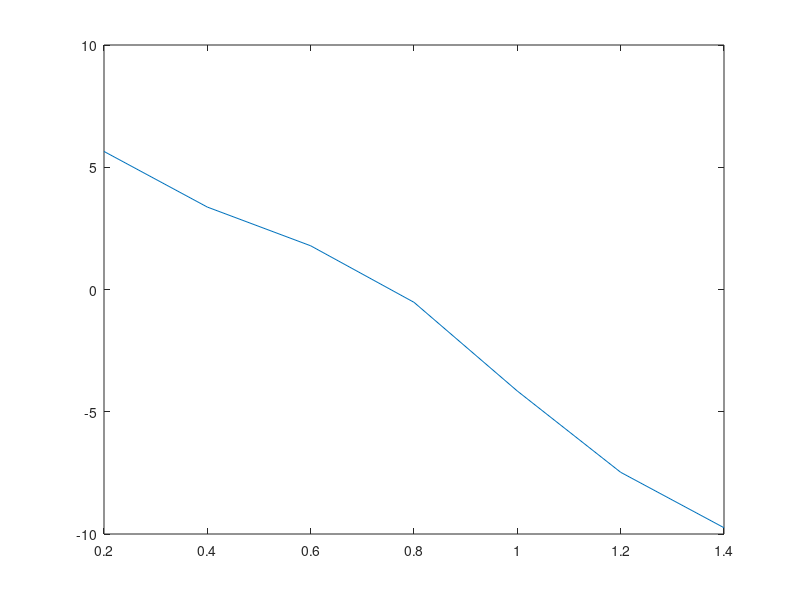
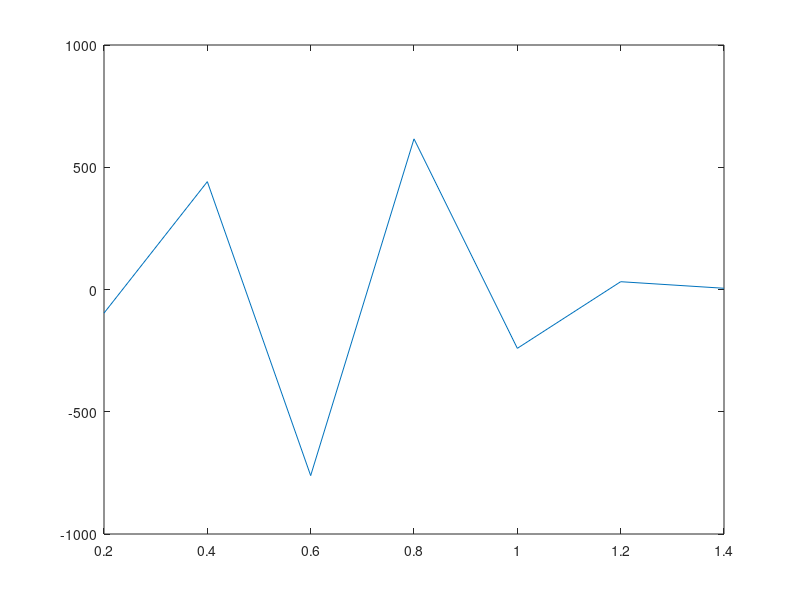
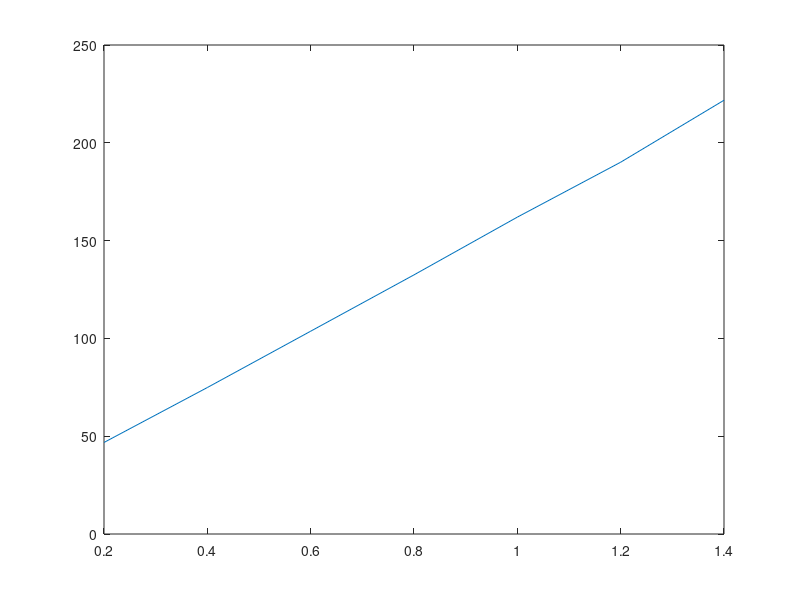

MATLAB code to generate these figures, in order:
x=[0.2,0.4,0.6,0.8,1,1.2,1.4];
amp=[13.41,10.32,8.6,6.59,4.34,2.96,2.28];
db_amp=[0,0,0,0,0,0,0];
for i=1:7
    db_amp=mag2db(amp/7);
    %y(i)=2*amp(i)*x(i);
end
figure(1);
plot(x,db_amp);
ny=polyfit(x,db_amp,6);
nx=linspace(20,-20);
figure(2);
plot(x,ny);

t=[0.65,0.52,0.48,0.46,0.45,0.44,0.44];
for i=1:7
    ph(i)=360*x(i)*t(i);
end
figure(3);
plot(x,ph);